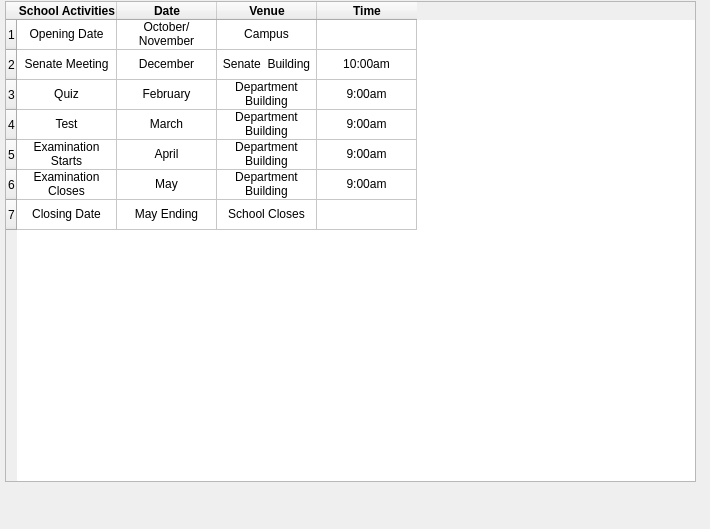
<?xml version="1.0" encoding="UTF-8"?>
<ui version="4.0">
 <class>Form</class>
 <widget class="QWidget" name="Form">
  <property name="geometry">
   <rect>
    <x>0</x>
    <y>0</y>
    <width>710</width>
    <height>529</height>
   </rect>
  </property>
  <property name="windowTitle">
   <string>Form</string>
  </property>
  <widget class="QTableWidget" name="tableWidget">
   <property name="geometry">
    <rect>
     <x>5</x>
     <y>1</y>
     <width>691</width>
     <height>481</height>
    </rect>
   </property>
   <row>
    <property name="text">
     <string>1</string>
    </property>
   </row>
   <row>
    <property name="text">
     <string>2</string>
    </property>
   </row>
   <row>
    <property name="text">
     <string>3</string>
    </property>
   </row>
   <row>
    <property name="text">
     <string>4</string>
    </property>
   </row>
   <row>
    <property name="text">
     <string>5</string>
    </property>
   </row>
   <row>
    <property name="text">
     <string>6</string>
    </property>
   </row>
   <row>
    <property name="text">
     <string>7</string>
    </property>
   </row>
   <column>
    <property name="text">
     <string>School Activities</string>
    </property>
    <property name="font">
     <font>
      <weight>75</weight>
      <bold>true</bold>
     </font>
    </property>
   </column>
   <column>
    <property name="text">
     <string>Date</string>
    </property>
    <property name="font">
     <font>
      <weight>75</weight>
      <bold>true</bold>
     </font>
    </property>
   </column>
   <column>
    <property name="text">
     <string>Venue</string>
    </property>
    <property name="font">
     <font>
      <weight>75</weight>
      <bold>true</bold>
     </font>
    </property>
   </column>
   <column>
    <property name="text">
     <string>Time</string>
    </property>
    <property name="font">
     <font>
      <weight>75</weight>
      <bold>true</bold>
     </font>
    </property>
   </column>
   <item row="0" column="0">
    <property name="text">
     <string>Opening Date</string>
    </property>
    <property name="textAlignment">
     <set>AlignCenter</set>
    </property>
   </item>
   <item row="0" column="1">
    <property name="text">
     <string>October/November</string>
    </property>
    <property name="textAlignment">
     <set>AlignCenter</set>
    </property>
   </item>
   <item row="0" column="2">
    <property name="text">
     <string>Campus</string>
    </property>
    <property name="textAlignment">
     <set>AlignCenter</set>
    </property>
   </item>
   <item row="1" column="0">
    <property name="text">
     <string>Senate Meeting</string>
    </property>
    <property name="textAlignment">
     <set>AlignCenter</set>
    </property>
   </item>
   <item row="1" column="1">
    <property name="text">
     <string>December</string>
    </property>
    <property name="textAlignment">
     <set>AlignCenter</set>
    </property>
   </item>
   <item row="1" column="2">
    <property name="text">
     <string>Senate  Building</string>
    </property>
    <property name="textAlignment">
     <set>AlignCenter</set>
    </property>
   </item>
   <item row="1" column="3">
    <property name="text">
     <string>10:00am</string>
    </property>
    <property name="textAlignment">
     <set>AlignCenter</set>
    </property>
   </item>
   <item row="2" column="0">
    <property name="text">
     <string>Quiz</string>
    </property>
    <property name="textAlignment">
     <set>AlignCenter</set>
    </property>
   </item>
   <item row="2" column="1">
    <property name="text">
     <string>February</string>
    </property>
    <property name="textAlignment">
     <set>AlignCenter</set>
    </property>
   </item>
   <item row="2" column="2">
    <property name="text">
     <string>Department Building</string>
    </property>
    <property name="textAlignment">
     <set>AlignCenter</set>
    </property>
   </item>
   <item row="2" column="3">
    <property name="text">
     <string>9:00am</string>
    </property>
    <property name="textAlignment">
     <set>AlignCenter</set>
    </property>
   </item>
   <item row="3" column="0">
    <property name="text">
     <string>Test</string>
    </property>
    <property name="textAlignment">
     <set>AlignCenter</set>
    </property>
   </item>
   <item row="3" column="1">
    <property name="text">
     <string>March</string>
    </property>
    <property name="textAlignment">
     <set>AlignCenter</set>
    </property>
   </item>
   <item row="3" column="2">
    <property name="text">
     <string>Department Building</string>
    </property>
    <property name="textAlignment">
     <set>AlignCenter</set>
    </property>
   </item>
   <item row="3" column="3">
    <property name="text">
     <string>9:00am</string>
    </property>
    <property name="textAlignment">
     <set>AlignCenter</set>
    </property>
   </item>
   <item row="4" column="0">
    <property name="text">
     <string>Examination Starts</string>
    </property>
    <property name="textAlignment">
     <set>AlignCenter</set>
    </property>
   </item>
   <item row="4" column="1">
    <property name="text">
     <string>April</string>
    </property>
    <property name="textAlignment">
     <set>AlignCenter</set>
    </property>
   </item>
   <item row="4" column="2">
    <property name="text">
     <string>Department Building</string>
    </property>
    <property name="textAlignment">
     <set>AlignCenter</set>
    </property>
   </item>
   <item row="4" column="3">
    <property name="text">
     <string>9:00am</string>
    </property>
    <property name="textAlignment">
     <set>AlignCenter</set>
    </property>
   </item>
   <item row="5" column="0">
    <property name="text">
     <string>Examination Closes</string>
    </property>
    <property name="textAlignment">
     <set>AlignCenter</set>
    </property>
   </item>
   <item row="5" column="1">
    <property name="text">
     <string>May</string>
    </property>
    <property name="textAlignment">
     <set>AlignCenter</set>
    </property>
   </item>
   <item row="5" column="2">
    <property name="text">
     <string>Department Building</string>
    </property>
    <property name="textAlignment">
     <set>AlignCenter</set>
    </property>
   </item>
   <item row="5" column="3">
    <property name="text">
     <string>9:00am</string>
    </property>
    <property name="textAlignment">
     <set>AlignCenter</set>
    </property>
   </item>
   <item row="6" column="0">
    <property name="text">
     <string>Closing Date</string>
    </property>
    <property name="textAlignment">
     <set>AlignCenter</set>
    </property>
   </item>
   <item row="6" column="1">
    <property name="text">
     <string>May Ending</string>
    </property>
    <property name="textAlignment">
     <set>AlignCenter</set>
    </property>
   </item>
   <item row="6" column="2">
    <property name="text">
     <string>School Closes</string>
    </property>
    <property name="textAlignment">
     <set>AlignCenter</set>
    </property>
   </item>
   <item row="6" column="3">
    <property name="text">
     <string/>
    </property>
    <property name="textAlignment">
     <set>AlignCenter</set>
    </property>
   </item>
  </widget>
 </widget>
 <resources/>
 <connections/>
</ui>
